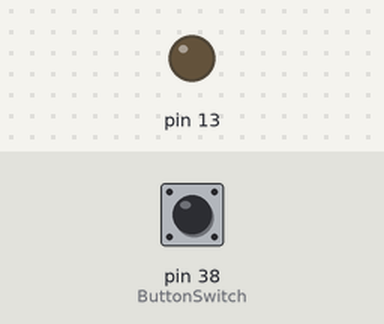
Bench run of a sketch on a simulated Arduino Mega 2560, built with avr-gcc and run on an emulated ATmega2560. Parts: output pins drawn as LEDs (lit = HIGH). Inputs (shaded band) come from the test bench; at power-on: pin 38 (ButtonSwitch) LOW. What the sketch prints to the serial monitor is not drawn.

Above: at 1.2 s.
1.3 s: pin 38 (ButtonSwitch) pulled HIGH for 0.15 s
At 2.0 s:
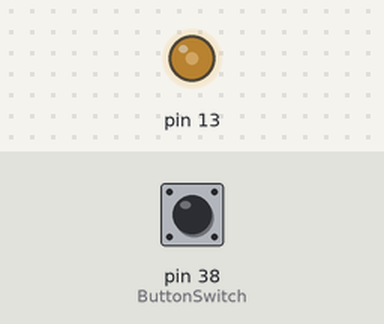
2.9 s: pin 38 (ButtonSwitch) pulled HIGH for 1 s
At 4.4 s:
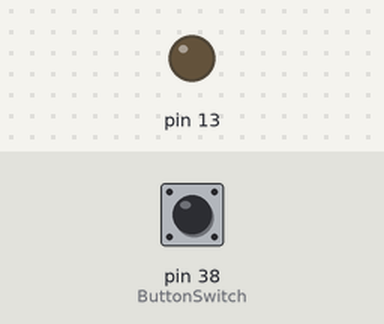
6.9 s: pin 38 (ButtonSwitch) pulled HIGH for 3.2 s
At 10.4 s:
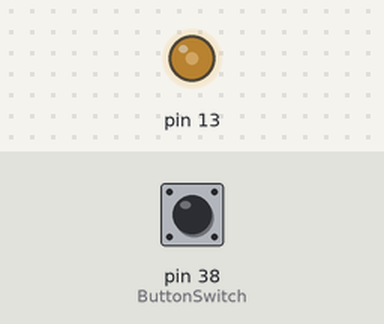
Timing chart, 0 to 11.9 s (numbered marks = the images above; inputs shaded):
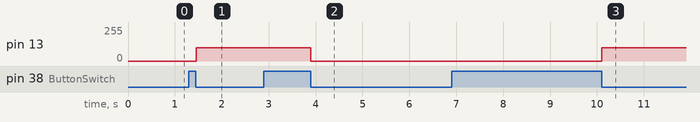

Measured:
- after the input at 1.3 s, pin 13: 0/255 → 100/255 after 0.15 s
- after the input at 2.9 s, pin 13: 100/255 → 0/255 after 1.0 s
- after the input at 6.9 s, pin 13: 0/255 → 100/255 after 3.2 s

The sketch:

Vibrationmotor.ino
```cpp
int button = 0;
bool on = false;
int button1;


void setup() {
  // put your setup code here, to run once:
  Serial.begin(115200);
  pinMode(13,OUTPUT);
  pinMode(38, INPUT);

}

void loop() {
  // put your main code here, to run repeatedly:

  TurnVibratorOnOff(ButtonSwitch());

}

bool ButtonSwitch(){
  button1 = button;
  button=digitalRead(38);
  if (button1==1 && button==0){
    on = !on;}
  return on;
}

void TurnVibratorOnOff(bool a){
  if (a){
    analogWrite(13,100); //max 255
    Serial.println("on");

  }
  else{
    Serial.println("off");
    analogWrite(13,0);}
}
```
